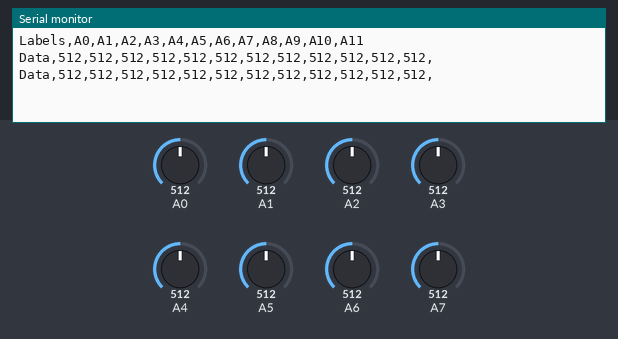
The sketch below on a simulated Arduino Uno, built with avr-gcc and run on an emulated ATmega328P. On the bench: the last lines printed to the serial monitor. Inputs (shaded band) come from the test bench; at power-on: A0 = 512, A1 = 512, A2 = 512, A3 = 512, A4 = 512, A5 = 512, A6 = 512, A7 = 512.

Above: at 2.2 s.
2.3 s: A0 set to 716
At 3.6 s:
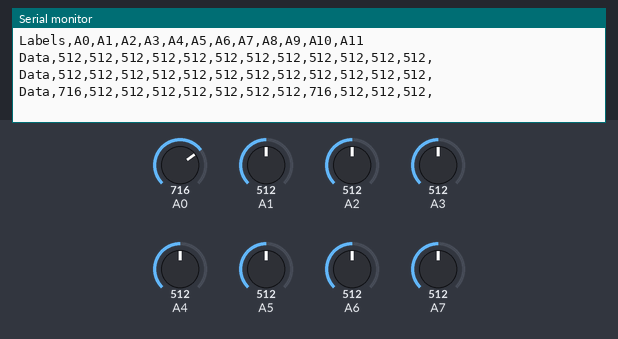
3.8 s: A1 set to 716
At 4.8 s:
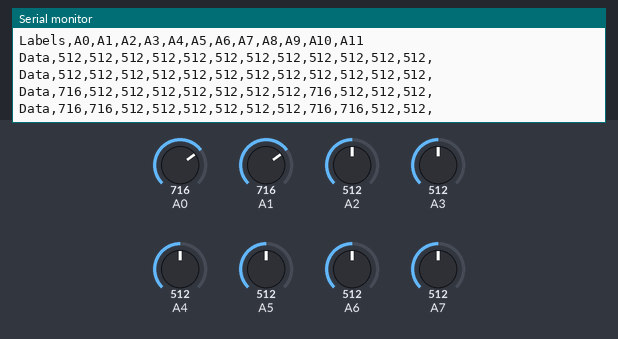
5.3 s: A2 set to 716
At 6.6 s:
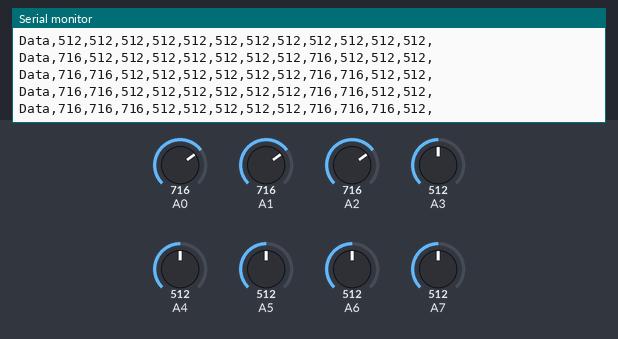
6.8 s: A3 set to 716
At 7.6 s:
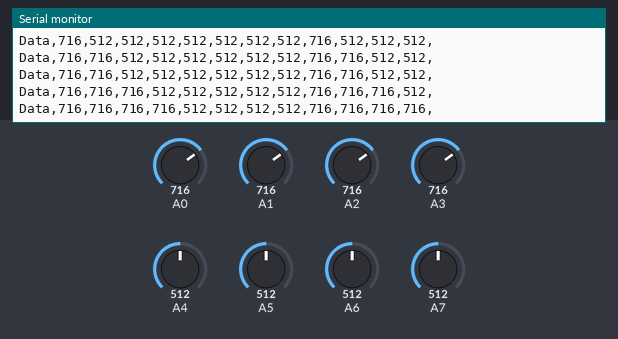
8.3 s: A4 set to 716
At 9.4 s:
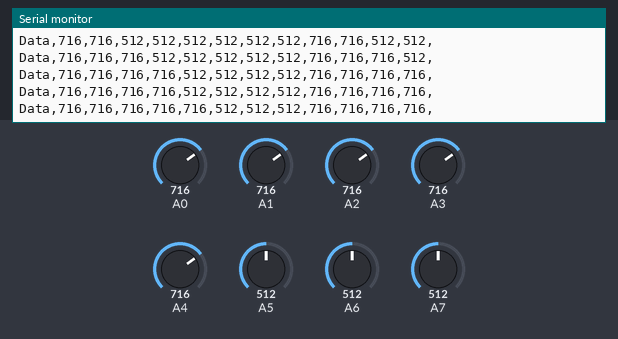
9.8 s: A5 set to 716
At 10.8 s:
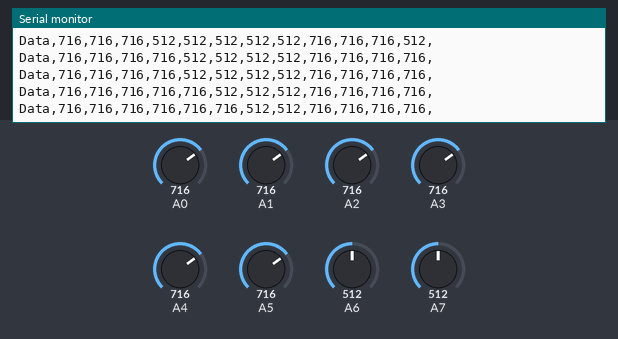

Measured:
- after the input at 2.3 s, the serial monitor: prints a new line after 0.71 s (image 1)
- after the input at 3.8 s, the serial monitor: prints a new line after 0.21 s (image 2)
- after the input at 5.3 s, the serial monitor: prints a new line after 0.72 s (image 3)
- after the input at 6.8 s, the serial monitor: prints a new line after 0.22 s (image 4)
- after the input at 8.3 s, the serial monitor: prints a new line after 0.73 s (image 5)
- after the input at 9.8 s, the serial monitor: prints a new line after 0.23 s (image 6)

The sketch:

visualize_AnalogData.ino
```cpp
void setup() {

  Serial.begin(57600);
  Serial.flush();
  delay(1000);
  Serial.println("Labels,A0,A1,A2,A3,A4,A5,A6,A7,A8,A9,A10,A11");

}

void loop() {
  Serial.print("Data,");
  for(int i=0; i<12; i++){
    Serial.print( analogRead(i));
    Serial.print(",");
  }
  Serial.print('\n');
  delay(1000);
}
```
